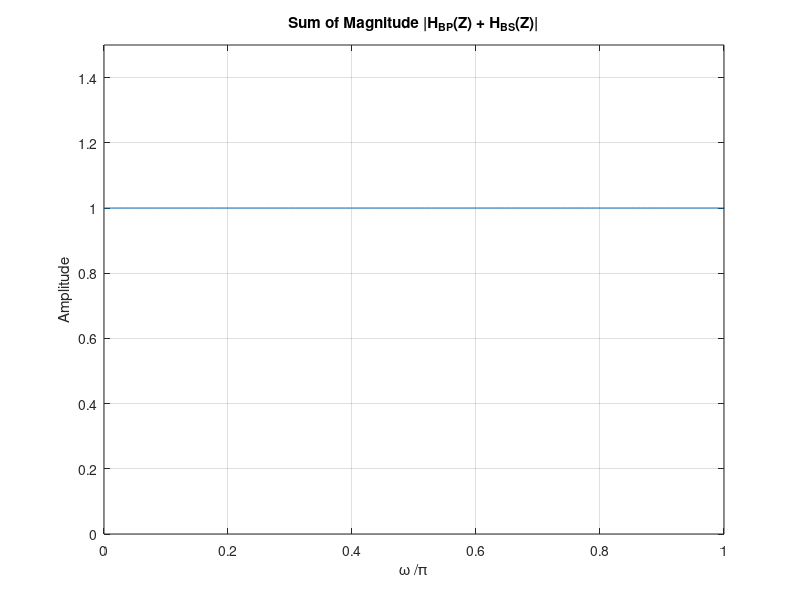

This chart was generated by the following MATLAB code:
% Program Q4_14c
clear;

w = 0:2*pi/511:2*pi;

num1=[.19360 0 -.19360];
den1=[1 .54626 .6128];

num2 = [.8064 .546255 .8064];
den2 = [1 .54626 .6128];

h1 = freqz(num1, den1, w);
h2 = freqz(num2, den2, w);
y = abs(h1+h2);
plot(w/pi,y);
axis([0 1 0 1.5])
grid;
title('Sum of Magnitude |H_{BP}(Z) + H_{BS}(Z)|');
xlabel('\omega /\pi');
ylabel('Amplitude');
